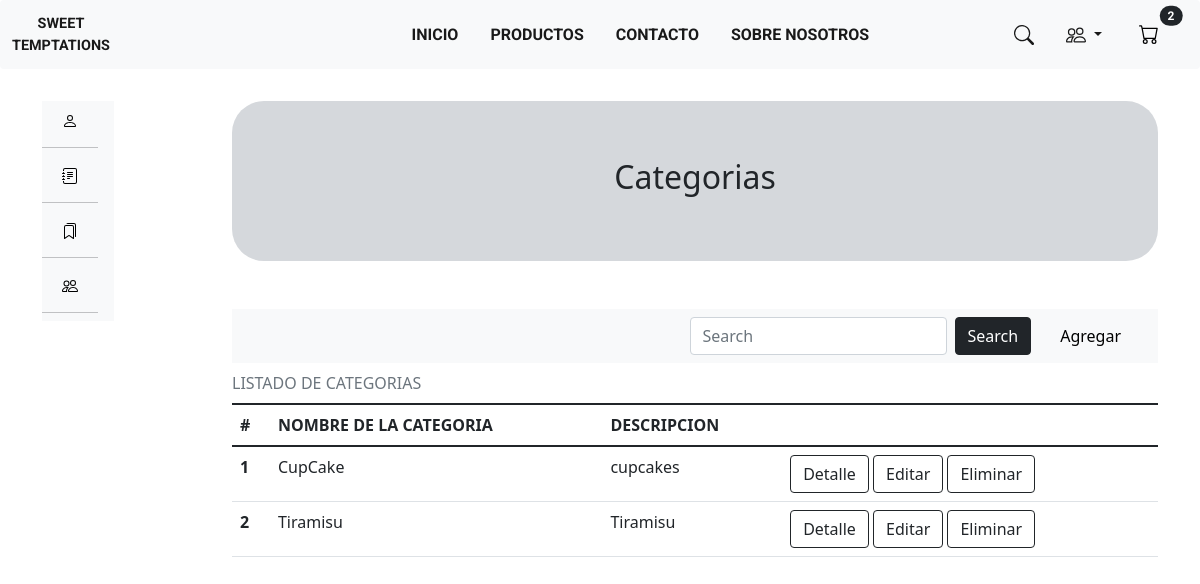
The page /category/admin/list/ (signed in) on the database its author committed.
### apps/categories/models.py (models this page shows, shortened)
class Category(models.Model):
    title = models.CharField(max_length=25)
    description = models.TextField()
    created_at = models.DateTimeField(auto_now_add=True)

### apps/categories/views.py (the view, shortened to what this page needs)
# urls.py: path('admin/list/', login_required( views.ListCategoryAdmin.as_view()), name='ListCategory'),
class ListCategoryAdmin(user_admin, ListView):
    template_name = 'categories/listCategory.html'
    queryset = Category.objects.all().order_by('id')
    def get_context_data(self, **kwargs):
        context = super().get_context_data(**kwargs)
        context['title'] = 'Listado Categorias'
        context['product_exist'] = Product.objects.all()
        return context

### apps/categories/views.py (called while the page is built)
    def test_func(self):
        if self.request.user.is_superuser:
            return True
        else:
            return False

### apps/categories/templates/categories/listCategory.html (shortened to what this page needs)
{% extends "User's/Admin's/base.html" %}
{% load static %}
{% block css%}
    <link rel="stylesheet" href="{% static 'css/profile/profile.css' %}">
{% endblock %}
{% block content %}
<div class="row">
    <div class="col">
        <div class="fondo">
            <div class="info">
                <h2>Categorias</h2>
            </div>
        </div>
    </div>
</div>
<div class="row">
    <div class="col">
        {% if category_list %}
        <nav class="navbar navbar-light bg-light">
            <div class="container-fluid">
              <form class="d-flex">
                <input class="form-control me-2" type="search" placeholder="Search" aria-label="Search">
                <button class="btn btn-dark" type="submit">Search</button>
                <a class="btn btn-light" href="{% url 'categories:addCategory'%}" style="margin-left: 1rem;">Agregar</a>
              </form>
            </div>
        </nav>
        <table class="table table-hover caption-top ">
            <caption>LISTADO DE CATEGORIAS</caption>
            <thead>
                <tr>
                    <th scope="col">#</th>
                    <th scope="col">NOMBRE DE LA CATEGORIA</th>
                    <th scope="col">DESCRIPCION</th>
                </tr>
            </thead>
            <tbody>
                {% for categoria in category_list %}
                <tr>
                    <th scope="row">{{categoria.id}}</th>
                    <td>{{categoria.title}}</td>
                    <td>{{categoria.description}}</td>
                    <td>
                        <a class="btn btn-outline-dark" >Detalle</a>
                        <a href="{% url 'categories:updateCategories' categoria.id %}" class="btn btn-outline-dark">Editar</a>
                        <a href="{% url 'categories:deleteCategories' categoria.id %}" class="btn btn-outline-dark">Eliminar</a>
                    </td>
                </tr>
                {% endfor%}
            </tbody>
        </table>
        {% else %}
        <h3>NO HAY CATEGORIAS</h3>
        <a href="{% url 'categories:addCategory'%}">AGREGAR</a>
        {% endif %}
    </div>
</div>
{% endblock%}

### static/css/profile/profile.css (style rules this page uses)
.fondo { z-index: 1; height: 10rem; max-height: 100%; display: flex; justify-content: center; align-items: center; border-radius: 2rem; max-width: 100%; background-color: rgb(213, 216, 220); margin-bottom: 3rem; }
.info { text-align: center; }

### rows shown on the page
Category: id "1", title "CupCake", description "cupcakes"
Category: id "2", title "Tiramisu", description "Tiramisu"
